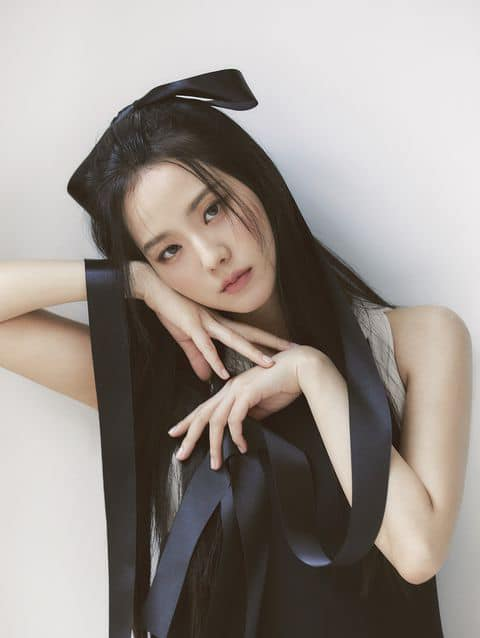
#> input picture jisoo.jpg, 480 x 638 px
$ jupyter execute 'tugas 1 dan 2.ipynb'   (older library calls are emulated)
#> lines starting #> are read from the running program, lines starting #| are printed output that depends on the picture; after the words box and inside, x2 and y2 are one past the last pixel; in counts of white or black regions, pixels touching at a corner belong together
## Image Filtering

**1. Low-Pass Filtering**

[cell 1]
# Mengimpor library
import cv2
import numpy as np
from matplotlib import pyplot as plt

# Baca citra awal
img = cv2.imread('jisoo.jpg')  # Membaca citra dengan nama file 'zee.jpeg' menggunakan OpenCV
#> img is the input picture: shape (638, 480, 3); mean B, G, R 141, 146.6, 154.3

# Ubah ke format RGB
img = cv2.cvtColor(img, cv2.COLOR_BGR2RGB)  # Mengubah format citra dari BGR (default OpenCV) ke RGB

# Membuat filter: matriks berukuran 5 x 5 dengan nilai setiap elemen adalah 1/25
kernel = np.ones((3, 3), np.float32) / 25

# Melakukan filtering
jisoo_filter = cv2.filter2D(img, -1, kernel)  # Melakukan filtering pada citra menggunakan filter kernel
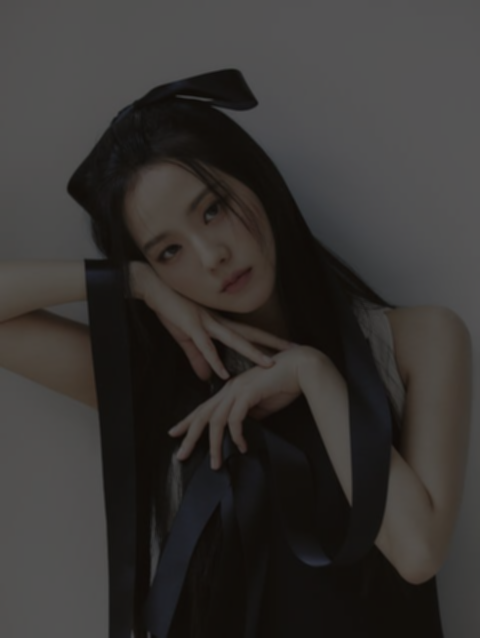
#> jisoo_filter: shape (638, 480, 3); mean R, G, B 55.5, 52.8, 50.8

[cell 2]
kernel = np.ones((3, 3), np.float32) / 25
# Membuat kernel berukuran 3 x 3 dengan setiap elemennya bernilai 1/25. Digunakan untuk filtering rata-rata.

jisoo_filter = cv2.filter2D(img, -1, kernel)
# Melakukan filtering pada citra 'img' menggunakan kernel 'kernel'. Hasil filtering disimpan dalam 'zee_filter'.

plt.rcParams["figure.figsize"] = (10, 10)
# Mengatur ukuran tampilan plot menjadi 10x10 inch.

plt.subplot(121)
# Membuat subplot dengan 1 baris, 2 kolom, dan mengambil posisi pertama (1).

plt.imshow(img)
# Menampilkan citra asli.

plt.title('Original')
# Memberikan judul pada subplot.

plt.xticks([])
plt.yticks([])
# Menghilangkan label sumbu x dan y.

plt.subplot(122)
# Membuat subplot dengan 1 baris, 2 kolom, dan mengambil posisi kedua (2).

plt.imshow(jisoo_filter)
# Menampilkan hasil filtering.

plt.title('Averaging')
# Memberikan judul pada subplot.

plt.xticks([])
plt.yticks([])
# Menghilangkan label sumbu x dan y.

[cell 3]
jisoo_blur = cv2.blur(img, (5, 5))
# Melakukan proses blurring pada citra 'img' menggunakan filter berukuran 5x5

plt.rcParams["figure.figsize"] = (10, 5)
# Mengatur ukuran tampilan plot menjadi 10x5 inch.

plt.subplot(221)
# Membuat subplot dengan 2 baris, 2 kolom, dan mengambil posisi pertama (1).

plt.imshow(img, cmap='gray')
# Menampilkan citra asli dengan menggunakan colormap 'gray'.

plt.title('Original')
# Memberikan judul pada subplot.

plt.xticks([])
plt.yticks([])
# Menghilangkan label sumbu x dan y.

plt.subplot(222)
# Membuat subplot dengan 2 baris, 2 kolom, dan mengambil posisi kedua (2).

plt.imshow(jisoo_blur, cmap='gray')
# Menampilkan citra hasil blurring dengan menggunakan colormap 'gray'.

plt.title('Gambar Blur')
# Memberikan judul pada subplot.

plt.xticks([])
plt.yticks([])
# Menghilangkan label sumbu x dan y.

plt.subplot(223)
# Membuat subplot dengan 2 baris, 2 kolom, dan mengambil posisi ketiga (3).

plt.hist(img.ravel(), 256, [0, 256], color='blue', alpha=0.7)
# Menampilkan histogram dari citra asli.

plt.title('Histogram Citra Asli')
# Memberikan judul pada subplot.

plt.xlabel('Intensitas Piksel')
plt.ylabel('Frekuensi')
# Memberikan label sumbu x dan y.

plt.subplot(224)
# Membuat subplot dengan 2 baris, 2 kolom, dan mengambil posisi keempat (4).

plt.hist(jisoo_blur.ravel(), 256, [0, 256], color='green', alpha=0.7)
# Menampilkan histogram dari citra hasil blurring.

plt.title('Histogram Citra Setelah Blur')
# Memberikan judul pada subplot.

plt.xlabel('Intensitas Piksel')
plt.ylabel('Frekuensi')
# Memberikan label sumbu x dan y.

plt.tight_layout()
# Menyusun tata letak subplot secara otomatis.

plt.show()
#> figure, not shown here; panel 3: tallest bar 27830 high, from x = 227 to 228; panel 4: tallest bar 28023 high, from x = 227 to 228
# Menampilkan plot.

[cell 4]
# ini adalah cara lain untuk membuat sebuah kernel,
# yaitu dengan menggunakan np.matrix
# kali ini, ukuran matriksnya 3 x 3
# Membuat kernel
kernel = np.matrix([
          [1, 1, 1],
          [1, 2, 1],
          [1, 1, 1]
          ])/25
# Membuat kernel dengan menggunakan np.matrix. Kernel ini berukuran 3x3 dan memiliki nilai tertentu yang digunakan untuk proses filtering.

# Melakukan filtering
jisoo_filter = cv2.filter2D(img, -1, kernel)
# Melakukan proses filtering pada citra 'img' menggunakan kernel yang telah dibuat. Hasil filtering disimpan dalam variabel 'zee_filter'.

# Membuat plot
fig, axs = plt.subplots(2, 2, figsize=(10, 5))
# Membuat sebuah figure dengan 2 baris dan 2 kolom, dengan ukuran 10x5 inch. Akan terdiri dari 4 plot.

# Plot gambar asli
axs[0, 0].imshow(img, cmap='gray')
axs[0, 0].set_title('Original')
axs[0, 0].axis('off')
# Menampilkan citra asli pada subplot pertama. Memberikan judul 'Original' pada subplot. Menghilangkan sumbu x dan y pada subplot.

# Plot hasil filtering
axs[0, 1].imshow(jisoo_filter, cmap='gray')
axs[0, 1].set_title('Averaging')
axs[0, 1].axis('off')
# Menampilkan citra hasil filtering pada subplot kedua. Memberikan judul 'Averaging' pada subplot. Menghilangkan sumbu x dan y pada subplot.

# Plot histogram citra asli
axs[1, 0].hist(img.ravel(), 256, [0, 256], color='blue', alpha=0.7)
axs[1, 0].set_title('Histogram Citra Asli')
axs[1, 0].set_xlabel('Intensitas Piksel')
axs[1, 0].set_ylabel('Frekuensi')
# Menampilkan histogram dari citra asli pada subplot ketiga. Memberikan judul 'Histogram Citra Asli' pada subplot. Memberikan label sumbu x dan y pada subplot.

# Plot histogram citra setelah filtering
axs[1, 1].hist(jisoo_filter.ravel(), 256, [0, 256], color='green', alpha=0.7)
axs[1, 1].set_title('Histogram Citra Setelah Filtering')
axs[1, 1].set_xlabel('Intensitas Piksel')
axs[1, 1].set_ylabel('Frekuensi')
# Menampilkan histogram dari citra hasil filtering pada subplot keempat. Memberikan judul 'Histogram Citra Setelah Filtering' pada subplot. Memberikan label sumbu x dan y pada subplot.

plt.tight_layout()
# Menyusun tata letak subplot secara otomatis agar lebih rapi.
#> figure, not shown here; panel 3: tallest bar 27830 high, from x = 227 to 228; panel 4: tallest bar 59853 high, from x = 90 to 91

**2. High-Pass Filtering**

[cell 5]
import cv2
import numpy as np
from matplotlib import pyplot as plt

# Baca citra awal
img = cv2.imread('jihyo.jpg', 0)
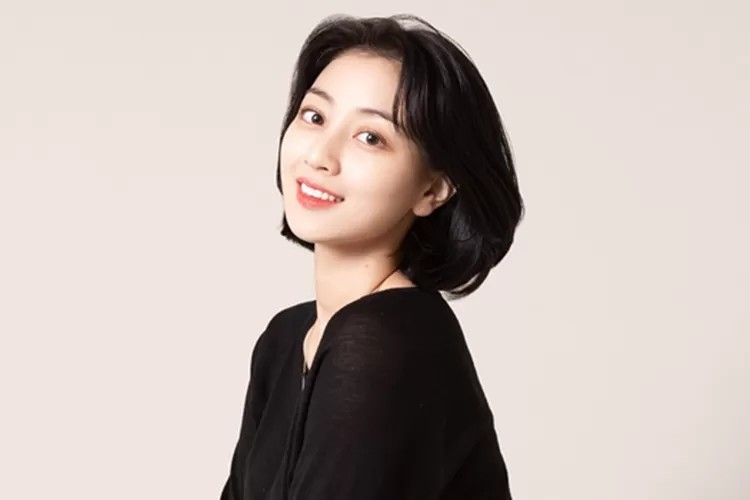
#> input picture jihyo.jpg, 750 x 500 px
#> img: shape (500, 750); min 0, max 255, mean 184.6

# Menerapkan algoritma high-pass filtering:
# Laplacian
laplacian = cv2.Laplacian(img, cv2.CV_64F)

# Sobel dengan ukuran kernel 5
sobelx = cv2.Sobel(img, cv2.CV_64F, 1, 0, ksize=5)
sobely = cv2.Sobel(img, cv2.CV_64F, 0, 1, ksize=5)
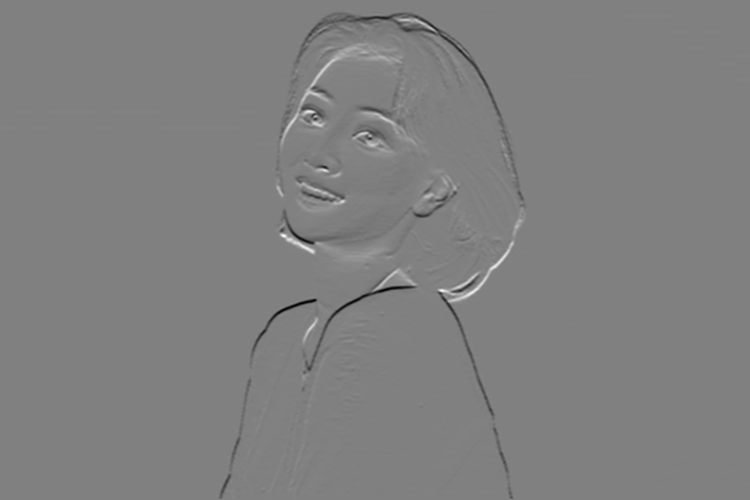
#> sobely: shape (500, 750) float64; min -8565, max 8400, mean -20.1; drawn with min black and max white

# Perbesar ukuran hasil plotting
plt.rcParams["figure.figsize"] = (10, 5)

# Menampilkan hasil filter
plt.subplot(2, 2, 1), plt.imshow(img, cmap='gray')
plt.title('Original'), plt.xticks([]), plt.yticks([])
plt.subplot(2, 2, 2), plt.imshow(laplacian, cmap='gray')
plt.title('Laplacian'), plt.xticks([]), plt.yticks([])
plt.subplot(2, 2, 3), plt.imshow(sobelx, cmap='gray')
plt.title('Sobel X'), plt.xticks([]), plt.yticks([])
plt.subplot(2, 2, 4), plt.imshow(sobely, cmap='gray')
plt.title('Sobel Y'), plt.xticks([]), plt.yticks([])

# Membuat histogram dalam satu plot
plt.figure()
plt.subplot(2, 2, 1)
plt.hist(img.ravel(), 256, [0, 256])
plt.title('Histogram - Original')
plt.subplot(2, 2, 2)
plt.hist(laplacian.ravel(), 256, [0, 256])
plt.title('Histogram - Laplacian')
#> figure, not shown here; panel 1: tallest bar 86308 high, from x = 232 to 233; panel 2: tallest bar 270781 high, from x = 0 to 1

[cell 6]
# Memanggil citra sebagai grayscale (argument 0)
img = cv2.imread('jihyo.jpg', 0)
# Membaca citra 'Ronaldo.jpeg' dalam format grayscale menggunakan fungsi imread dari OpenCV. Hasilnya disimpan dalam variabel 'img'.

# Memanggil fungsi Canny Edges dengan argument (citra, nilai_min, nilai_max)
edges = cv2.Canny(img, 100, 200)
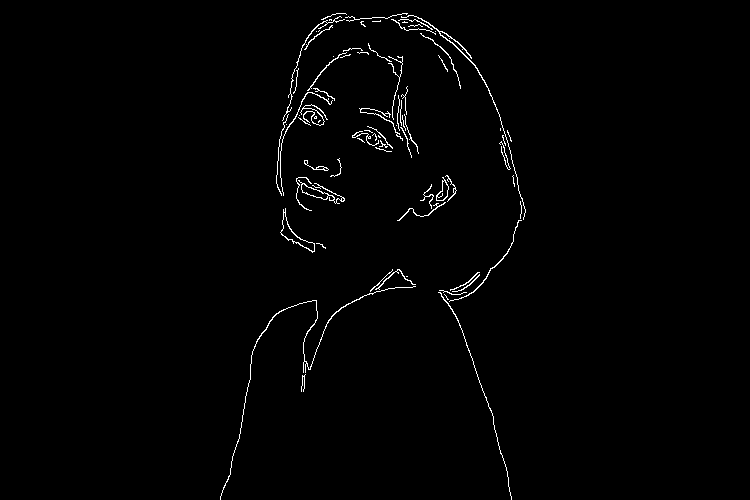
#> edges: shape (500, 750); 1.1% white in thin lines or dots, all inside (x1, y1, x2, y2) = (220, 13, 526, 500)
# Menerapkan deteksi tepi menggunakan metode Canny pada citra 'img' dengan nilai threshold minimum 100 dan threshold maksimum 200. Hasilnya disimpan dalam variabel 'edges'.

# Perbesar ukuran hasil plotting
plt.rcParams["figure.figsize"] = (13, 6)
# Mengatur ukuran gambar hasil plotting agar lebih besar dengan mengubah nilai default 'figure.figsize' menggunakan plt.rcParams.

# Menampilkan citra asli dan citra tepi dalam satu plot
plt.subplot(2, 2, 1), plt.imshow(img, cmap='gray')
plt.title('Original Image'), plt.xticks([]), plt.yticks([])
plt.subplot(2, 2, 2), plt.imshow(edges, cmap='gray')
plt.title('Edge Image'), plt.xticks([]), plt.yticks([])
# Membuat subplot dengan 2 baris dan 2 kolom. Pada subplot pertama, menampilkan citra asli dengan judul 'Original Image'. Pada subplot kedua, menampilkan citra tepi dengan judul 'Edge Image'.

# Menampilkan histogram citra asli
plt.subplot(2, 2, 3)
plt.hist(img.ravel(), bins=256, color='red')
plt.title('Histogram - Original Image')
plt.xlabel('Pixel Value')
plt.ylabel('Frequency')
# Membuat subplot untuk menampilkan histogram dari citra asli. Memberikan judul 'Histogram - Original Image'. Memberikan label sumbu x dan y pada subplot.

# Menampilkan histogram citra sesudah filtering
plt.subplot(2, 2, 4)
plt.hist(edges.ravel(), bins=256, color='red')
plt.title('Histogram - Edge Image')
plt.xlabel('Pixel Value')
plt.ylabel('Frequency')
# Membuat subplot untuk menampilkan histogram dari citra tepi. Memberikan judul 'Histogram - Edge Image'. Memberikan label sumbu x dan y pada subplot.
#> figure, not shown here; panel 3: tallest bar 86308 high, from x = 231.1 to 232.1; panel 4: tallest bar 370714 high, from x = 0 to 0.996

## Image Thresholding

[cell 7]
import cv2
import numpy as np
from matplotlib import pyplot as plt

# membaca gambar
img = cv2.imread('jisoo.jpg', 0)
#> img: shape (638, 480); min 2, max 253, mean 148.3
# Membaca gambar 'cris.jpg' dalam format grayscale menggunakan fungsi imread dari OpenCV. Hasilnya disimpan dalam variabel 'img'.

# Hitungan threshold.
# Perhatikan nilai ambang batas bawah dan atas dari tiap fungsi yang diberikan
ret, thresh1 = cv2.threshold(img, 127, 255, cv2.THRESH_BINARY)
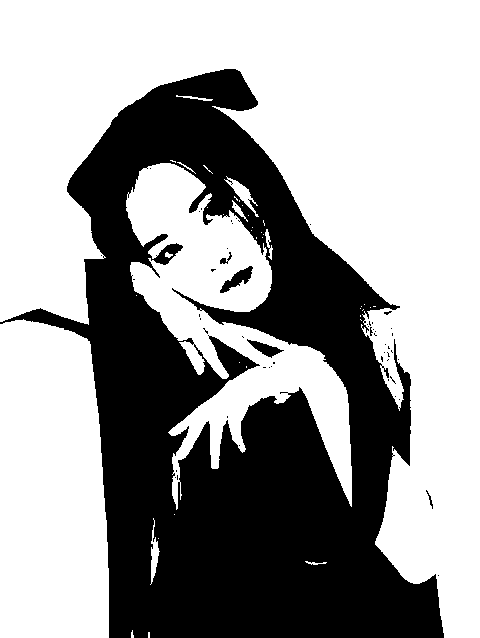
#> thresh1: shape (638, 480); 61.9% white; 54 black regions (49 under 20 px), largest, box (x1, y1, x2, y2) and area: (0, 69, 444, 638) 115857, (220, 266, 253, 293) 349, (247, 339, 284, 358) 266, (220, 252, 232, 264) 54, (426, 490, 433, 509) 33
ret, thresh2 = cv2.threshold(img, 127, 255, cv2.THRESH_BINARY_INV)
ret, thresh3 = cv2.threshold(img, 127, 255, cv2.THRESH_TRUNC)
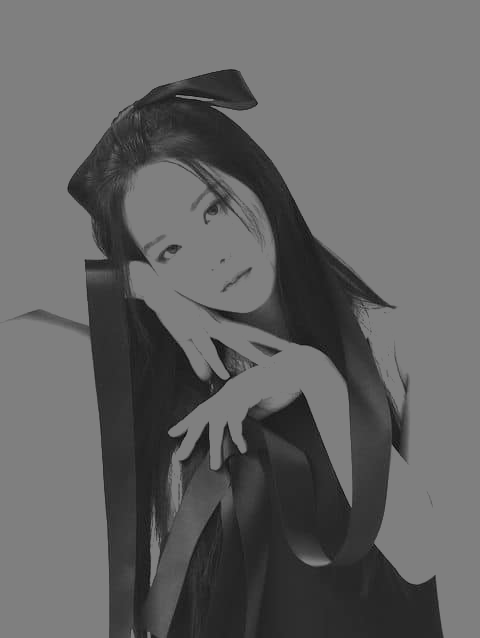
#> thresh3: shape (638, 480); min 2, max 127, mean 99.1
ret, thresh4 = cv2.threshold(img, 127, 255, cv2.THRESH_TOZERO)
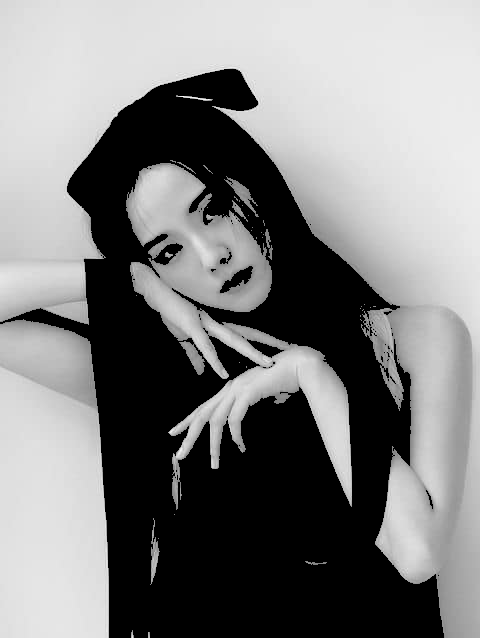
#> thresh4: shape (638, 480); min 0, max 253, mean 127.8
ret, thresh5 = cv2.threshold(img, 127, 255, cv2.THRESH_TOZERO_INV)
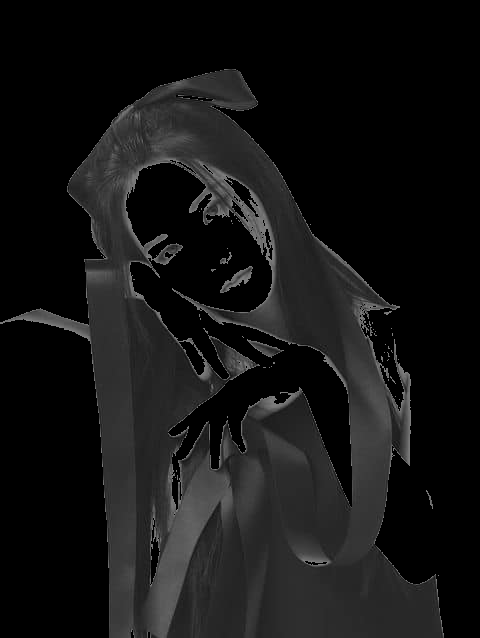
#> thresh5: shape (638, 480); min 0, max 127, mean 20.5
# Menggunakan fungsi thresholding dari OpenCV untuk menghasilkan citra biner dengan menggunakan nilai threshold 127. Hasilnya disimpan dalam variabel-variabel 'thresh1' hingga 'thresh5'.

# menampilkan hasil
titles = ['Gambar asli', 'BINARY', 'BINARY_INV', 'TRUNC', 'TOZERO', 'TOZERO_INV']
images = [img, thresh1, thresh2, thresh3, thresh4, thresh5]
# Membuat list judul 'titles' yang akan digunakan untuk memberikan judul pada setiap gambar yang akan ditampilkan. Membuat list 'images' yang berisi citra asli dan hasil thresholding.

# menampilkan beberapa gambar sekaligus
for i in range(6):
    # 3 baris, 2 kolom
    plt.subplot(3, 2, i + 1), plt.imshow(images[i], 'gray')
    plt.title(titles[i])
    plt.xticks([]), plt.yticks([])
# Melakukan iterasi untuk menampilkan gambar-gambar secara berurutan. Mengatur tata letak subplot dengan 3 baris dan 2 kolom. Menampilkan gambar pada subplot yang sesuai, memberikan judul menggunakan 'titles', dan menghilangkan label sumbu x dan y.

plt.tight_layout()
plt.show()
# Mengatur tata letak subplot agar lebih rapi dan menampilkan plot.

# Membuat histogram dari gambar asli
plt.subplot(2, 3, 1)
plt.hist(img.ravel(), 256, [0, 256])
plt.title('Histogram Gambar asli')
plt.xlabel('Pixel Value')
plt.ylabel('Frequency')
# Membuat subplot untuk menampilkan histogram dari citra asli. Menampilkan histogram menggunakan fungsi hist dari matplotlib. Memberikan judul, label sumbu x, dan sumbu y pada subplot.

# Membuat histogram dari gambar setelah di filter
for i in range(1, 6):
    plt.subplot(2, 3, i + 1)
    plt.hist(images[i].ravel(), 256, [0, 256])
    plt.title('Histogram ' + titles[i])
    plt.xlabel('Pixel Value')
    plt.ylabel('Frequency')
# Melakukan iterasi untuk menampilkan histogram dari gambar hasil thresholding. Mengatur tata letak subplot dengan 2 baris dan 3 kolom. Menampilkan histogram menggunakan fungsi hist dari matplotlib. Memberikan judul, label sumbu x, dan sumbu y pada subplot.

plt.tight_layout()
plt.show()
#> figure, not shown here; panel 1: tallest bar 13967 high, from x = 226 to 227; panel 2: tallest bar 189525 high, from x = 255 to 256; panel 3: tallest bar 189525 high, from x = 0 to 1; panel 4: tallest bar 189785 high, from x = 127 to 128

[cell 8]
import cv2
import numpy as np
from matplotlib import pyplot as plt

# membaca gambar
img = cv2.imread('jihyo.jpg', 0)
# Membaca gambar 'cris.jpg' dalam format grayscale menggunakan fungsi imread dari OpenCV. Hasilnya disimpan dalam variabel 'img'.

# digunakan median blur untuk menghaluskan tepi objek pada citra
# ini diperlukan agar thresholding memberikan hasil lebih baik
img = cv2.medianBlur(img, 5)
#> img: shape (500, 750)
# Menggunakan median blur dari OpenCV untuk menghaluskan tepi objek pada citra sebelum dilakukan thresholding. Hal ini membantu menghasilkan thresholding yang lebih baik.

# Lakukan Thresholding
# Binary Threshold
ret, th1 = cv2.threshold(img, 127, 255, cv2.THRESH_BINARY)
#> th1: shape (500, 750); 78.8% white; 7 black regions, largest, box (x1, y1, x2, y2) and area: (220, 18, 523, 500) 78860, (281, 217, 315, 251) 317, (367, 132, 388, 148) 198
# Melakukan thresholding binary menggunakan fungsi threshold dari OpenCV dengan nilai threshold 127.

# Adaptive Threshold dengan Mean
th2 = cv2.adaptiveThreshold(img, 255, cv2.ADAPTIVE_THRESH_MEAN_C, cv2.THRESH_BINARY, 11, 2)
#> th2: shape (500, 750); 92.6% white; 259 black regions (209 under 20 px), largest, box (x1, y1, x2, y2) and area: (220, 14, 523, 500) 21935, (296, 177, 345, 211) 745, (322, 120, 352, 176) 528
# Melakukan thresholding adaptif dengan metode mean menggunakan fungsi adaptiveThreshold dari OpenCV. Menggunakan ukuran blok 11x11 dan konstanta C sebesar 2.

# Adaptive Threshold dengan Gaussian
th3 = cv2.adaptiveThreshold(img, 255, cv2.ADAPTIVE_THRESH_GAUSSIAN_C, cv2.THRESH_BINARY, 11, 2)
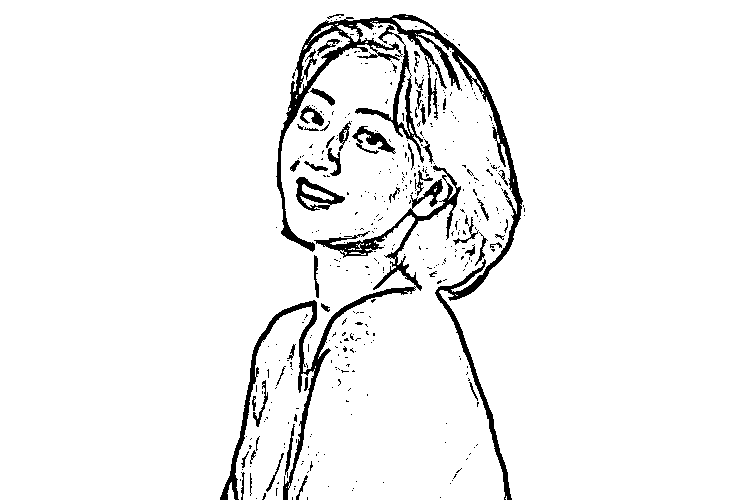
#> th3: shape (500, 750); 94.8% white; 407 black regions (354 under 20 px), largest, box (x1, y1, x2, y2) and area: (276, 14, 523, 500) 7674, (220, 165, 461, 500) 5424, (355, 25, 424, 163) 1154
# Melakukan thresholding adaptif dengan metode Gaussian menggunakan fungsi adaptiveThreshold dari OpenCV. Menggunakan ukuran blok 11x11 dan konstanta C sebesar 2.

# Plotting
titles = ['Original Image', 'Global Thresholding (v = 127)', 'Adaptive Mean Thresholding', 'Adaptive Gaussian Thresholding']
images = [img, th1, th2, th3]
# Membuat list judul 'titles' yang akan digunakan untuk memberikan judul pada setiap gambar yang akan ditampilkan. Membuat list 'images' yang berisi citra asli dan hasil thresholding.

# menampilkan hasil
for i in range(4):
    plt.subplot(2, 2, i + 1)
    plt.imshow(images[i], 'gray')
    plt.title(titles[i])
    plt.xticks([]), plt.yticks([])
# Melakukan iterasi untuk menampilkan gambar-gambar secara berurutan. Mengatur tata letak subplot dengan 2 baris dan 2 kolom. Menampilkan gambar pada subplot yang sesuai, memberikan judul menggunakan 'titles', dan menghilangkan label sumbu x dan y.

plt.tight_layout()
plt.show()
# Mengatur tata letak subplot agar lebih rapi dan menampilkan plot.

# Membuat histogram dari gambar asli
plt.subplot(2, 2, 1)
plt.hist(img.ravel(), 256, [0, 256])
plt.title('Histogram Gambar asli')
plt.xlabel('Pixel Value')
plt.ylabel('Frequency')

# Membuat histogram dari gambar setelah di filter
for i in range(1, 4):
    plt.subplot(2, 2, i + 1)
    plt.hist(images[i].ravel(), 256, [0, 256])
    plt.title('Histogram ' + titles[i])
    plt.xlabel('Pixel Value')
    plt.ylabel('Frequency')

plt.tight_layout()
plt.show()
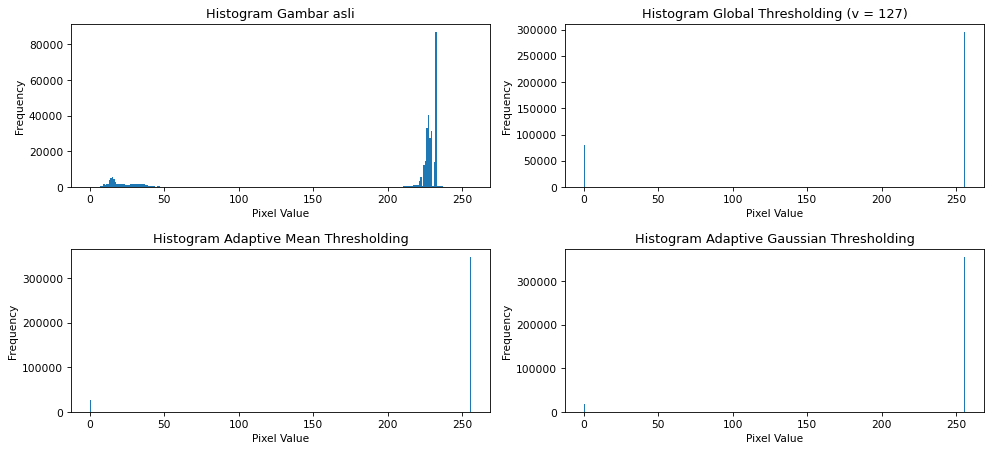
#> figure drawn by matplotlib, 4 panels; panel 1: tallest bar 86942 high, from x = 232 to 233; panel 2: tallest bar 295376 high, from x = 255 to 256; panel 3: tallest bar 347123 high, from x = 255 to 256; panel 4: tallest bar 355347 high, from x = 255 to 256
#
